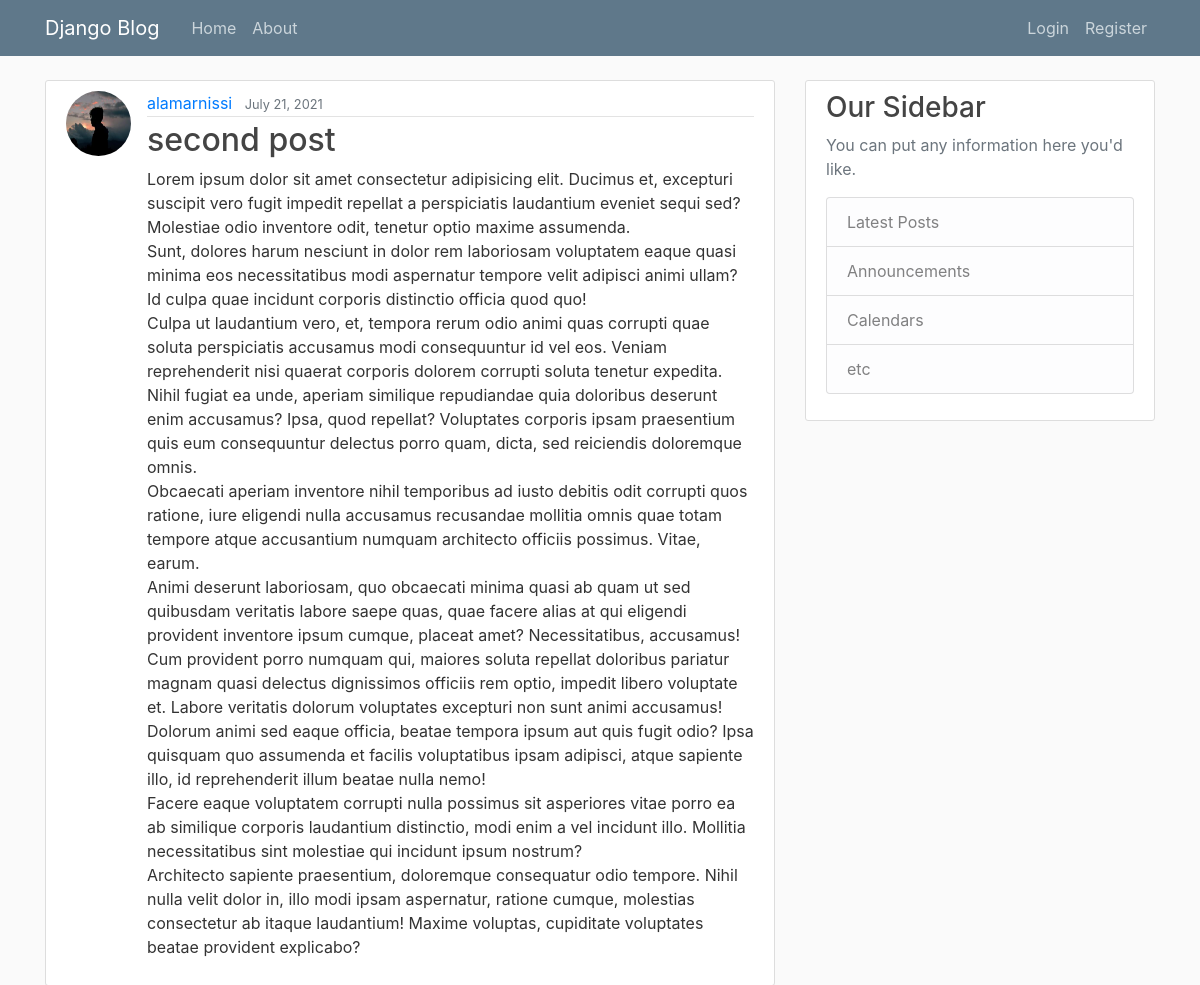
The app's page /post/2/ with its own data.
### blog/models.py (models this page shows, shortened)
class Post(models.Model):
    title = models.CharField(max_length=100)
    content = models.TextField()
    date_posted = models.DateTimeField(default=timezone.now)
    author = models.ForeignKey(User, on_delete=models.CASCADE)

### users/models.py (models this page shows, shortened)
class Profile(models.Model):
    user = models.OneToOneField(User, on_delete=models.CASCADE)
    image = models.ImageField(default='default.jpg', upload_to='profile_pics')

### blog/views.py (the view)
# urls.py: path('post/<int:pk>/', PostDetailView.as_view(), name='post-detail'),
class PostDetailView(DetailView):
    model = Post

### blog/templates/blog/post_detail.html (shortened to what this page needs)
{% extends "blog/base.html" %}
{% block content %}
  <article class="media content-section">
    <img class="rounded-circle article-img" src="{{ object.author.profile.image.url }}">
    <div class="media-body">
      <div class="article-metadata">
        <a class="mr-2" href="{% url 'user-posts' object.author.username %}">{{ object.author }}</a>
        <small class="text-muted">{{ object.date_posted|date:"F d, Y" }}</small>
      </div>
      <h2 class="article-title">{{ object.title }}</h2>
      <p class="article-content">{{ object.content }}</p>
    </div>
  </article>
{% endblock content %}

### blog/static/blog/main.css (style rules this page uses)
body { background: #fafafa; color: #333333; margin-top: 5rem; }
h1, h2, h3, h4, h5, h6 { color: #444444; }
.content-section { background: #ffffff; padding: 10px 20px; border: 1px solid #dddddd; border-radius: 3px; margin-bottom: 20px; }
.article-title { color: #444444; }
.article-content { white-space: pre-line; }
.article-img { height: 65px; width: 65px; margin-right: 16px; }
.article-metadata { padding-bottom: 1px; margin-bottom: 4px; border-bottom: 1px solid #e3e3e3 }

### records on screen
Post: author.profile.image (picture), author "alamarnissi", date_posted "July 21, 2021", title "second post", content "Lorem ipsum dolor sit amet consectetur adipisicing elit. Ducimus et, excepturi suscipit vero fugit impedit repellat a perspiciatis laudantium eveniet sequi sed? Molestiae odio inventore odit, tenetur optio maxime assumenda. Sunt, dolores harum nesciunt in dolor rem laboriosam voluptatem eaque quasi minima eos necessitatibus modi aspernatur tempore velit adipisci animi ullam? Id culpa quae incidunt corporis distinctio officia quod quo! Culpa ut laudantium vero, et, tempora rerum odio animi quas corrupti quae soluta perspiciatis accusamus modi consequuntur id vel eos. Veniam reprehenderit nisi quaerat corporis dolorem corrupti soluta tenetur expedita. Nihil fugiat ea unde, aperiam similique…"
